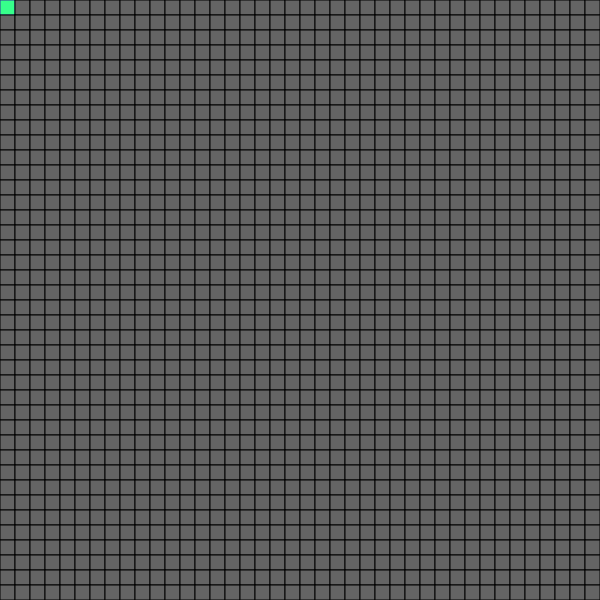
Frame 1 (no input)
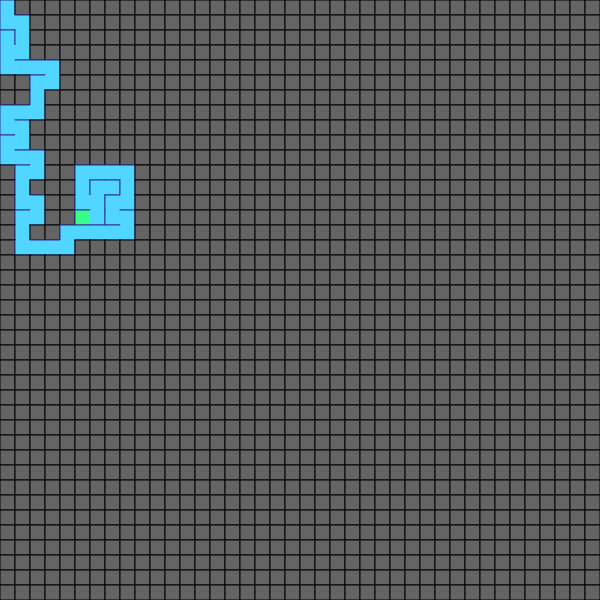
Frame 60 (no input)
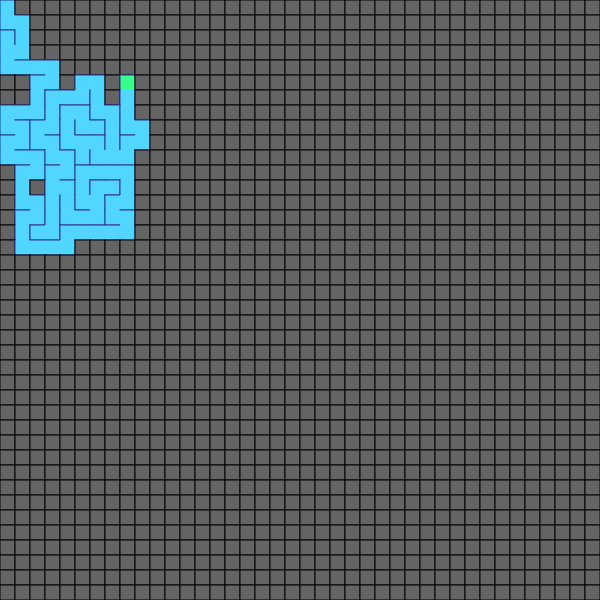
Frame 120 (the mouse pressed at the canvas centre since frame 60)

The p5.js sketch that drew these frames (run headless with seeded random() and noise() and a simulated clock; from frame 60 on, the mouse is pressed at the canvas centre):

// p5.js sketch
// ── sketch.js
var cells = [];
var scaling = 15;
var stack = [];
var current = {
    x: 0,
    y: 0
};
var solve = false;

var start = {
    x: 0,
    y: 0
};
var end;

function setup() {
    createCanvas(600, 600);

    var cell = function (x, y) {
        this.x = x;
        this.y = y;
        this.visited = false;
        this.walls = [true, true, true, true];
        this.filled = false;
    }
    cell.prototype.display = function () {
        if (this.filled) {
            fill("#000");
        } else if (current.x === this.x && current.y === this.y) {
            fill("#37FF8B");
        } else if (this.visited) {
            fill(81, 214, 255);
        } else {
            fill(100, 100, 100);
        }
        noStroke();
        rect(this.x * scaling, this.y * scaling, scaling, scaling);
        if (this.visited) {
            stroke(50, 50, 150);
            strokeWeight(1);
        } else {
            stroke(0, 0, 0);
            strokeWeight(1);
        }
        if (this.walls[0]) {
            line(this.x * scaling, this.y * scaling, this.x * scaling + scaling, this.y * scaling);
        }
        if (this.walls[1]) {
            line(this.x * scaling + scaling, this.y * scaling, this.x * scaling + scaling, this.y * scaling + scaling);
        }
        if (this.walls[2]) {
            line(this.x * scaling, this.y * scaling + scaling, this.x * scaling + scaling, this.y * scaling + scaling);
        }
        if (this.walls[3]) {
            line(this.x * scaling, this.y * scaling, this.x * scaling, this.y * scaling + scaling);
        }
    }
    cell.prototype.getNeighbors = function () {
        var neighbors = [];
        if (this.y > 0 && cells[this.y - 1][this.x].visited === false) {
            neighbors.push({
                cell: cells[this.y - 1][this.x],
                position: "top"
            });
        }
        if (this.x < cells[0].length - 1 && cells[this.y][this.x + 1].visited === false) {
            neighbors.push({
                cell: cells[this.y][this.x + 1],
                position: "right"
            });
        }
        if (this.y < cells.length - 1 && cells[this.y + 1][this.x].visited === false) {
            neighbors.push({
                cell: cells[this.y + 1][this.x],
                position: "down"
            });
        }
        if (this.x > 0 && cells[this.y][this.x - 1].visited === false) {
            neighbors.push({
                cell: cells[this.y][this.x - 1],
                position: "left"
            });
        }
        return neighbors;
    }
    cell.prototype.getNeighborsAll = function () {
        var neighbors = [];
        if (this.y > 0) {
            neighbors.push({
                cell: cells[this.y - 1][this.x],
                position: "top"
            });
        }
        if (this.x < cells[0].length - 1) {
            neighbors.push({
                cell: cells[this.y][this.x + 1],
                position: "right"
            });
        }
        if (this.y < cells.length - 1) {
            neighbors.push({
                cell: cells[this.y + 1][this.x],
                position: "down"
            });
        }
        if (this.x > 0) {
            neighbors.push({
                cell: cells[this.y][this.x - 1],
                position: "left"
            });
        }
        return neighbors;
    };
    cell.prototype.update = function () {
        var neighbors = this.getNeighbors();
        if (neighbors.length > 0) {
            var neighbor = neighbors[floor(random(neighbors.length))];
            if (neighbor.position === "top") {
                this.walls[0] = false;
                neighbor.cell.walls[2] = false;
            }
            if (neighbor.position === "right") {
                this.walls[1] = false;
                neighbor.cell.walls[3] = false;
            }
            if (neighbor.position === "down") {
                this.walls[2] = false;
                neighbor.cell.walls[0] = false;
            }
            if (neighbor.position === "left") {
                this.walls[3] = false;
                neighbor.cell.walls[1] = false;
            }

            neighbor.cell.visited = true;

            current = {
                x: neighbor.cell.x,
                y: neighbor.cell.y
            }

            stack.push({
                x: this.x,
                y: this.y,
            })
        } else {
            if (stack.length > 0) {
                var currStack = stack.pop();
                current = {
                    x: currStack.x,
                    y: currStack.y
                }
            } else {
                solve = true;
            }
        }
    }
    cell.prototype.fill = function () {

        if (!(this.x === start.x && this.y === start.y) && !(this.x === end.x && this.y === end.y)) {
            var numOfWalls = 0;
            for (var i = 0; i < this.walls.length; i++) {
                if (this.walls[i]) {
                    numOfWalls++;
                }
            }
            if (numOfWalls >= 3) {
                this.filled = true;
                this.walls = [true, true, true, true];
                var neighbors = this.getNeighborsAll();
                for (var i = 0; i < neighbors.length; i++) {
                    if (neighbors[i].position === "top") {
                        neighbors[i].cell.walls[2] = true;
                    } else if (neighbors[i].position === "right") {
                        neighbors[i].cell.walls[3] = true;
                    } else if (neighbors[i].position === "down") {
                        neighbors[i].cell.walls[0] = true;
                    } else if (neighbors[i].position === "left") {
                        neighbors[i].cell.walls[1] = true;
                    }
                }
            }
        }
    };


    for (var y = 0; y < width; y += scaling) {
        cells.push([]);
        for (var x = 0; x < height; x += scaling) {
            cells[y / scaling].push(new cell(x / scaling, y / scaling));
        }
    }
    cells[0][0].visited = true;

    end = {
        x: cells[0].length - 1,
        y: cells.length - 1
    };
}

function draw() {
    if (!solve) {
        for (var i = 0; i < cells.length; i++) {
            for (var j = 0; j < cells[i].length; j++) {
                cells[i][j].display();
            }
        }
        cells[current.y][current.x].update();
    } else {
        for (let i = 0; i < cells.length; i++) {
            for (let j = 0; j < cells[i].length; j++) {
                cells[i][j].fill();
                cells[i][j].display();
            }
        }

    }
}
